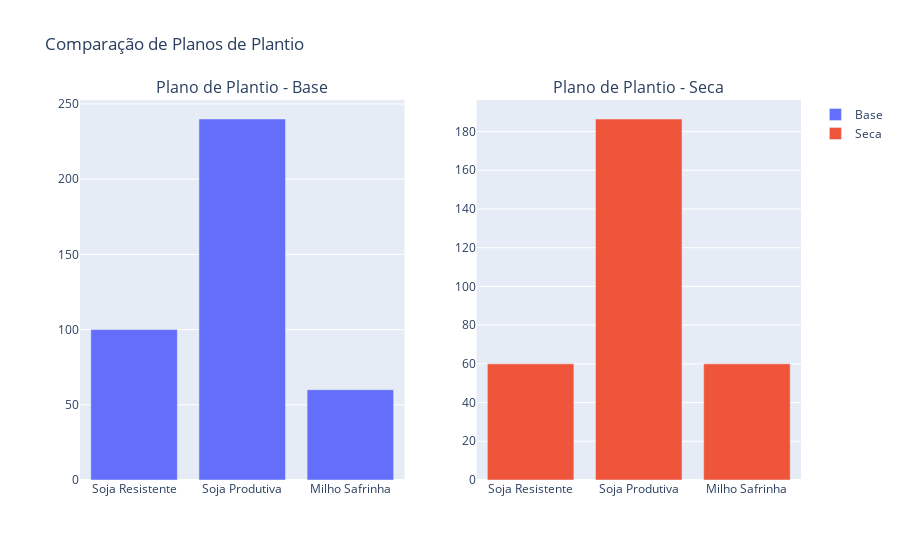

Source (notebook cell):
### Code cell
# 5. Visualize Results with Plotly
import plotly.graph_objects as go
from plotly.subplots import make_subplots


def plot_comparison(results_base, results_seca):
    if not results_base or not results_seca:
        print_and_log('Dados para comparação incompletos; ignorando plot de comparação.')
        return

    if results_base.get('status') == 'Optimal' and results_seca.get('status') == 'Optimal':
        fig = make_subplots(rows=1, cols=2, subplot_titles=('Plano de Plantio - Base', 'Plano de Plantio - Seca'))
        
        culturas = ['Soja Resistente', 'Soja Produtiva', 'Milho Safrinha']
        base_values = [
            results_base['plantio'].get('Hectares_Soja_Resistente', 0),
            results_base['plantio'].get('Hectares_Soja_Produtiva', 0),
            results_base['plantio'].get('Hectares_Milho_Safrinha', 0)
        ]
        seca_values = [
            results_seca['plantio'].get('Hectares_Soja_Resistente', 0),
            results_seca['plantio'].get('Hectares_Soja_Produtiva', 0),
            results_seca['plantio'].get('Hectares_Milho_Safrinha', 0)
        ]
        
        fig.add_trace(go.Bar(x=culturas, y=base_values, name='Base'), row=1, col=1)
        fig.add_trace(go.Bar(x=culturas, y=seca_values, name='Seca'), row=1, col=2)
        
        fig.update_layout(title_text='Comparação de Planos de Plantio')
        fig.show()
    else:
        print_and_log('Resultados não ótimos para plotar.')

# Substitui a chamada direta anterior por uma versão segura que usa all_results
results_base = all_results.get('base') if 'all_results' in globals() else None
results_seca = all_results.get('seca') if 'all_results' in globals() else None
plot_comparison(results_base, results_seca)

### Figure 1 — Plotly figure (JSON) as saved in the notebook; plotly's stock layout.template omitted (floating-point values rounded to 4 significant figures)
{"data": [{"name": "Base", "type": "bar", "x": ["Soja Resistente", "Soja Produtiva", "Milho Safrinha"], "xaxis": "x", "y": [100, 240, 60], "yaxis": "y"}, {"name": "Seca", "type": "bar", "x": ["Soja Resistente", "Soja Produtiva", "Milho Safrinha"], "xaxis": "x2", "y": [60, 186.5, 60], "yaxis": "y2"}], "layout": {"annotations": [{"font": {"size": 16}, "showarrow": false, "text": "Plano de Plantio - Base", "x": 0.225, "xanchor": "center", "xref": "paper", "y": 1, "yanchor": "bottom", "yref": "paper"}, {"font": {"size": 16}, "showarrow": false, "text": "Plano de Plantio - Seca", "x": 0.775, "xanchor": "center", "xref": "paper", "y": 1, "yanchor": "bottom", "yref": "paper"}], "title": {"text": "Comparação de Planos de Plantio"}, "xaxis": {"anchor": "y", "domain": [0, 0.45]}, "xaxis2": {"anchor": "y2", "domain": [0.55, 1]}, "yaxis": {"anchor": "x", "domain": [0, 1]}, "yaxis2": {"anchor": "x2", "domain": [0, 1]}}}
